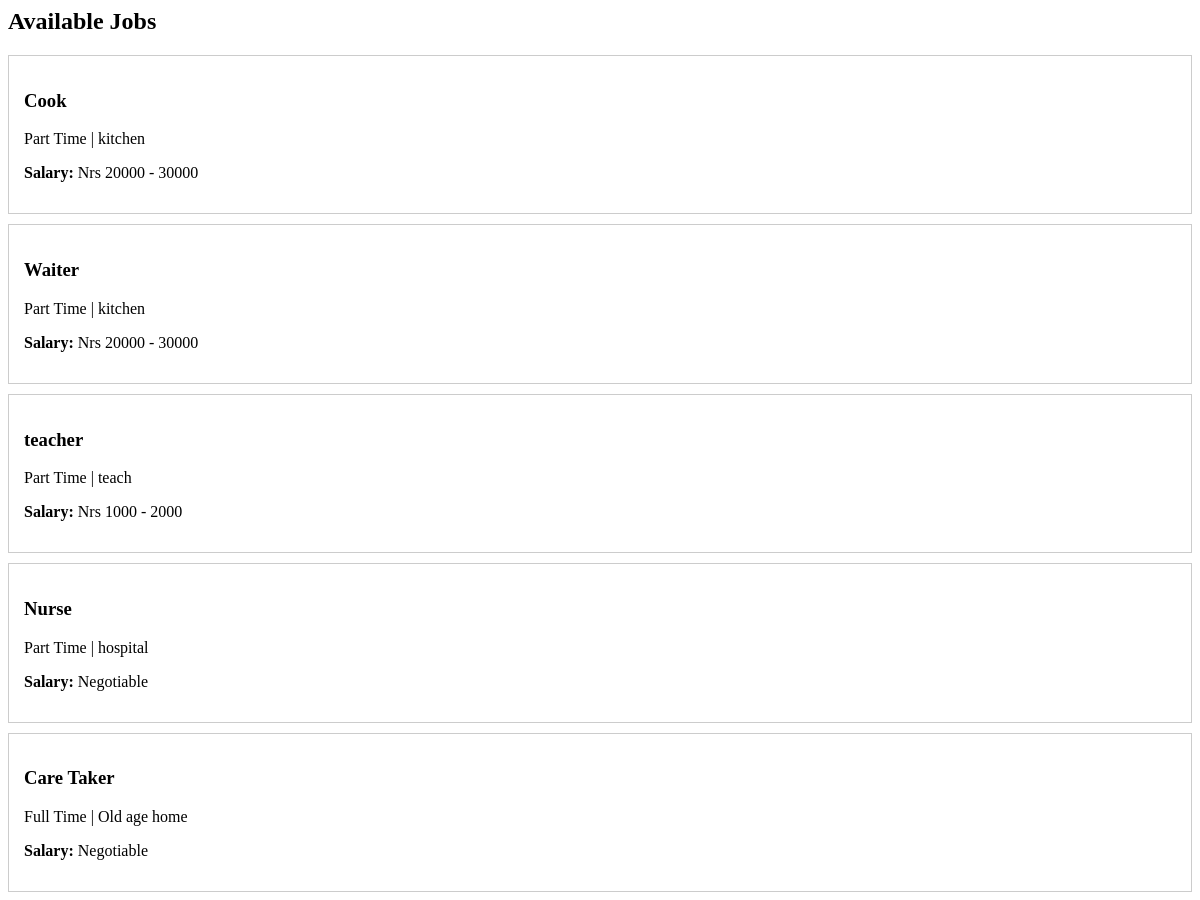
The page /jobs/ (upper part) on the database as committed earlier.
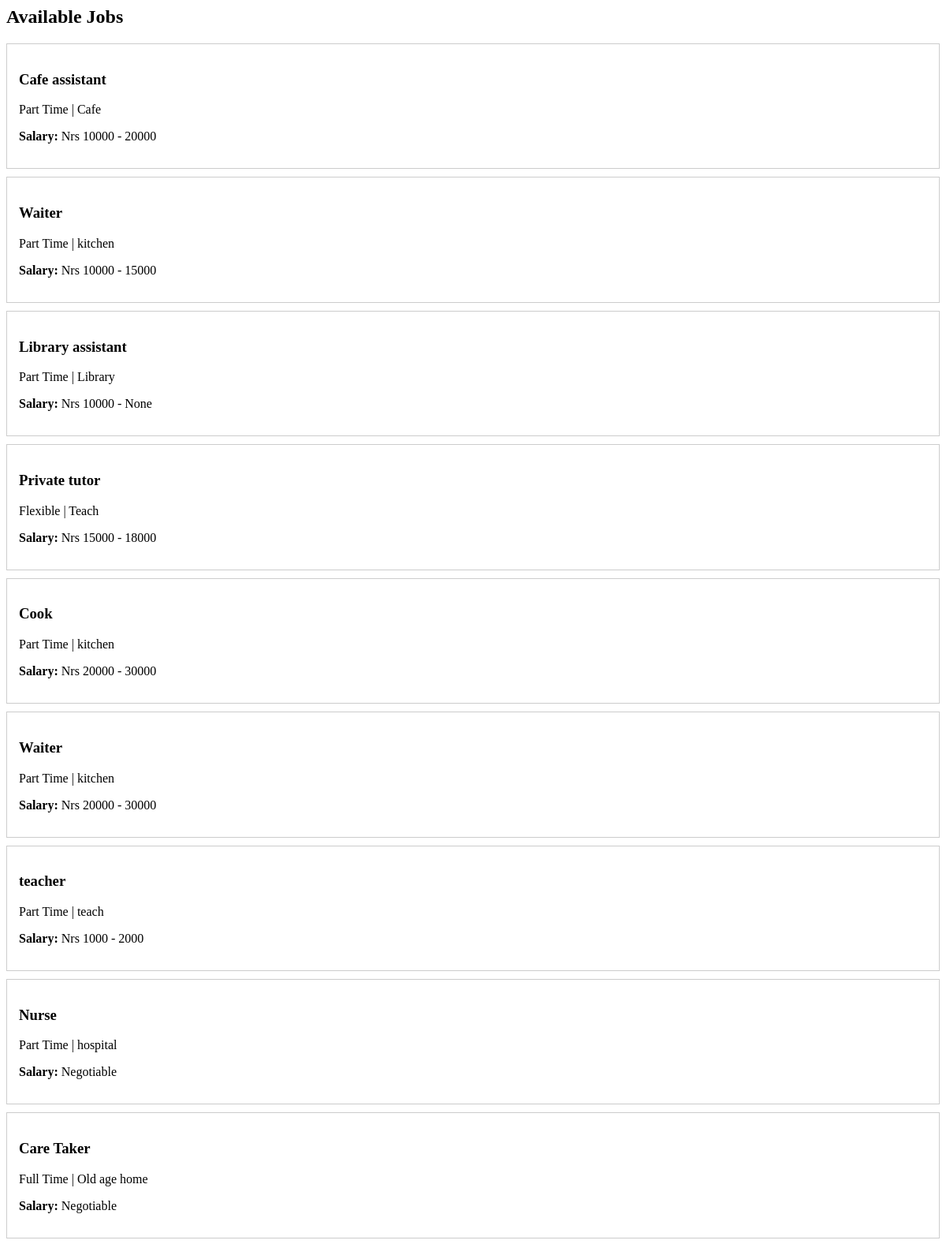
The same page on the database as committed later.
### Job_Post/models.py (models this page shows, shortened)
class Job(models.Model):
    JOB_TYPE_CHOICES = [
        ('Part Time', 'Part Time'),
        ('Full Time', 'Full Time'),
        ('Flexible', 'Flexible'),
    ]
    title = models.CharField(max_length=200)
    tags = models.CharField(max_length=200)
    job_type = models.CharField(
        max_length=50,
        choices=JOB_TYPE_CHOICES,
        default='Full Time'   # 👈 THIS FIXES MIGRATION ERROR
    )
    min_salary = models.IntegerField(null=True, blank=True)
    max_salary = models.IntegerField(null=True, blank=True)
    negotiable = models.BooleanField(default=False)
    description = models.TextField()
    responsibilities = models.TextField()
    created_at = models.DateTimeField(auto_now_add=True)

### Job_Post/views.py (the view)
# urls.py: path('', views.job_list, name='job_list'),
def job_list(request):
    jobs = Job.objects.all().order_by('-created_at')
    return render(request, 'Job_Post/job_list.html', {'jobs': jobs})

### templates/Job_Post/job_list.html
<h2>Available Jobs</h2>
{% for job in jobs %}
<div style="border:1px solid #ccc; padding:15px; margin-bottom:10px; cursor:pointer;"
     onclick="window.location.href='{% url 'job_detail' job.id %}'">
    <h3>{{ job.title }}</h3>
    <p>{{ job.job_type }} | {{ job.tags }}</p>
    {% if job.negotiable %}
        <p><strong>Salary:</strong> Negotiable</p>
    {% else %}
        <p><strong>Salary:</strong> Nrs {{ job.min_salary }} - {{ job.max_salary }}</p>
    {% endif %}
</div>
{% empty %}
<p>No jobs posted yet.</p>
{% endfor %}

Rows that differ between the two databases and show on the page:
added Job: title "Cafe assistant", job_type "Part Time", tags "Cafe", min_salary "10000", max_salary "20000"
added Job: title "Waiter", job_type "Part Time", tags "kitchen", min_salary "10000", max_salary "15000"
added Job: title "Library assistant", job_type "Part Time", tags "Library", min_salary "10000", max_salary "None"
added Job: title "Private tutor", job_type "Flexible", tags "Teach", min_salary "15000", max_salary "18000"
